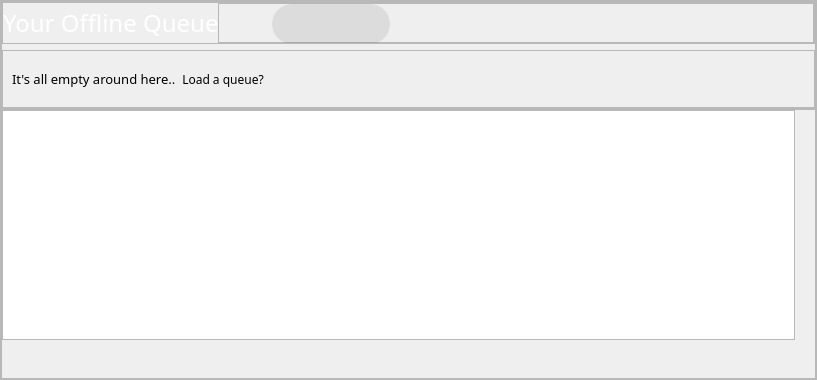
                <widget class="QFrame" name="frame_6">
                 <property name="minimumSize">
                  <size>
                   <width>0</width>
                   <height>350</height>
                  </size>
                 </property>
                 <property name="maximumSize">
                  <size>
                   <width>16777215</width>
                   <height>380</height>
                  </size>
                 </property>
                 <property name="frameShape">
                  <enum>QFrame::StyledPanel</enum>
                 </property>
                 <property name="frameShadow">
                  <enum>QFrame::Raised</enum>
                 </property>
                 <layout class="QGridLayout" name="gridLayout_10" rowstretch="0,0">
                  <property name="leftMargin">
                   <number>0</number>
                  </property>
                  <property name="topMargin">
                   <number>0</number>
                  </property>
                  <property name="rightMargin">
                   <number>0</number>
                  </property>
                  <property name="bottomMargin">
                   <number>0</number>
                  </property>
                  <property name="spacing">
                   <number>0</number>
                  </property>
                  <item row="1" column="0">
                   <widget class="QFrame" name="frame_8">
                    <property name="frameShape">
                     <enum>QFrame::StyledPanel</enum>
                    </property>
                    <property name="frameShadow">
                     <enum>QFrame::Raised</enum>
                    </property>
                    <layout class="QGridLayout" name="gridLayout_8">
                     <property name="leftMargin">
                      <number>0</number>
                     </property>
                     <property name="topMargin">
                      <number>0</number>
                     </property>
                     <property name="rightMargin">
                      <number>0</number>
                     </property>
                     <property name="bottomMargin">
                      <number>0</number>
                     </property>
                     <property name="horizontalSpacing">
                      <number>0</number>
                     </property>
                     <item row="0" column="0">
                      <widget class="QListWidget" name="queueWidget">
                       <property name="minimumSize">
                        <size>
                         <width>0</width>
                         <height>230</height>
                        </size>
                       </property>
                       <property name="maximumSize">
                        <size>
                         <width>16777215</width>
                         <height>230</height>
                        </size>
                       </property>
                       <property name="styleSheet">
                        <string notr="true">    QListWidget::item {
        selection-background-color: transparent; /* No background on selection */
        selection-color: transparent;            /* No text color change on selection */
        outline: none;              
	border:none;             /* Remove white selection border */
    }

    QListWidget::item:hover {
        background-color: transparent;           /* No hover effect */                     
        outline: none;              
	border:none; /* Keep the same text color */
    }

    QListWidget::item:selected {
        background-color: transparent;           /* No background on selection */
             /* No selection border */
        outline: none;              
	border:none;
    }</string>
                       </property>
                       <property name="verticalScrollBarPolicy">
                        <enum>Qt::ScrollBarAlwaysOff</enum>
                       </property>
                       <property name="horizontalScrollBarPolicy">
                        <enum>Qt::ScrollBarAsNeeded</enum>
                       </property>
                       <property name="selectionMode">
                        <enum>QAbstractItemView::SingleSelection</enum>
                       </property>
                       <property name="textElideMode">
                        <enum>Qt::ElideLeft</enum>
                       </property>
                       <property name="verticalScrollMode">
                        <enum>QAbstractItemView::ScrollPerPixel</enum>
                       </property>
                       <property name="horizontalScrollMode">
                        <enum>QAbstractItemView::ScrollPerPixel</enum>
                       </property>
                       <property name="movement">
                        <enum>QListView::Static</enum>
                       </property>
                       <property name="flow">
                        <enum>QListView::LeftToRight</enum>
                       </property>
                       <property name="isWrapping" stdset="0">
                        <bool>false</bool>
                       </property>
                       <property name="resizeMode">
                        <enum>QListView::Fixed</enum>
                       </property>
                       <property name="layoutMode">
                        <enum>QListView::SinglePass</enum>
                       </property>
                       <property name="spacing">
                        <number>8</number>
                       </property>
                       <property name="viewMode">
                        <enum>QListView::ListMode</enum>
                       </property>
                       <property name="uniformItemSizes">
                        <bool>true</bool>
                       </property>
                       <property name="selectionRectVisible">
                        <bool>false</bool>
                       </property>
                      </widget>
                     </item>
                     <item row="1" column="0">
                      <spacer name="verticalSpacer_4">
                       <property name="orientation">
                        <enum>Qt::Vertical</enum>
                       </property>
                       <property name="sizeHint" stdset="0">
                        <size>
                         <width>20</width>
                         <height>40</height>
                        </size>
                       </property>
                      </spacer>
                     </item>
                     <item row="1" column="1">
                      <spacer name="verticalSpacer_5">
                       <property name="orientation">
                        <enum>Qt::Vertical</enum>
                       </property>
                       <property name="sizeHint" stdset="0">
                        <size>
                         <width>20</width>
                         <height>40</height>
                        </size>
                       </property>
                      </spacer>
                     </item>
                    </layout>
                   </widget>
                  </item>
                  <item row="0" column="0">
                   <widget class="QFrame" name="frame_7">
                    <property name="frameShape">
                     <enum>QFrame::StyledPanel</enum>
                    </property>
                    <property name="frameShadow">
                     <enum>QFrame::Raised</enum>
                    </property>
                    <layout class="QGridLayout" name="gridLayout_7">
                     <property name="leftMargin">
                      <number>0</number>
                     </property>
                     <property name="topMargin">
                      <number>0</number>
                     </property>
                     <property name="rightMargin">
                      <number>0</number>
                     </property>
                     <property name="bottomMargin">
                      <number>0</number>
                     </property>
                     <property name="horizontalSpacing">
                      <number>0</number>
                     </property>
                     <item row="0" column="0">
                      <widget class="QFrame" name="frame">
                       <property name="minimumSize">
                        <size>
                         <width>0</width>
                         <height>38</height>
                        </size>
                       </property>
                       <property name="frameShape">
                        <enum>QFrame::StyledPanel</enum>
                       </property>
                       <property name="frameShadow">
                        <enum>QFrame::Raised</enum>
                       </property>
                       <layout class="QHBoxLayout" name="horizontalLayout_10">
                        <property name="spacing">
                         <number>0</number>
                        </property>
                        <property name="leftMargin">
                         <number>0</number>
                        </property>
                        <property name="topMargin">
                         <number>0</number>
                        </property>
                        <property name="rightMargin">
                         <number>0</number>
                        </property>
                        <property name="bottomMargin">
                         <number>0</number>
                        </property>
                        <item>
                         <widget class="QLabel" name="label_8">
                          <property name="minimumSize">
                           <size>
                            <width>215</width>
                            <height>0</height>
                           </size>
                          </property>
                          <property name="maximumSize">
                           <size>
                            <width>215</width>
                            <height>16777215</height>
                           </size>
                          </property>
                          <property name="font">
                           <font>
                            <family>Inter 24pt SemiBold</family>
                            <pointsize>18</pointsize>
                           </font>
                          </property>
                          <property name="styleSheet">
                           <string notr="true">background-color:rgba(0,0,0,0); color:white;</string>
                          </property>
                          <property name="text">
                           <string>Your Offline Queue</string>
                          </property>
                         </widget>
                        </item>
                        <item>
                         <widget class="QFrame" name="frame_2">
                          <property name="frameShape">
                           <enum>QFrame::StyledPanel</enum>
                          </property>
                          <property name="frameShadow">
                           <enum>QFrame::Raised</enum>
                          </property>
                          <layout class="QHBoxLayout" name="horizontalLayout_11">
                           <property name="spacing">
                            <number>4</number>
                           </property>
                           <property name="topMargin">
                            <number>0</number>
                           </property>
                           <property name="rightMargin">
                            <number>0</number>
                           </property>
                           <property name="bottomMargin">
                            <number>0</number>
                           </property>
                           <item>
                            <widget class="QPushButton" name="playBtn_queue">
                             <property name="minimumSize">
                              <size>
                               <width>40</width>
                               <height>38</height>
                              </size>
                             </property>
                             <property name="maximumSize">
                              <size>
                               <width>40</width>
                               <height>38</height>
                              </size>
                             </property>
                             <property name="styleSheet">
                              <string notr="true">QPushButton {
background-color:rgba(0,0,0,0); 
color:white;
border-radius:19px;
padding:0px;
}

QPushButton:hover {
background-color:rgba(255, 255, 255,30); 
color:white;
border-radius:19px;
padding:0px;
}

QPushButton:pressed {
background-color:rgba(255, 255, 255,50); 
color:white;
border-radius:19px;
padding:0px;
}</string>
                             </property>
                             <property name="text">
                              <string/>
                             </property>
                             <property name="icon">
                              <iconset>
                               <normaloff>../../resources/icons/icon_play.png</normaloff>../../resources/icons/icon_play.png</iconset>
                             </property>
                             <property name="iconSize">
                              <size>
                               <width>42</width>
                               <height>42</height>
                              </size>
                             </property>
                            </widget>
                           </item>
                           <item>
                            <widget class="QFrame" name="frame_3">
                             <property name="minimumSize">
                              <size>
                               <width>118</width>
                               <height>40</height>
                              </size>
                             </property>
                             <property name="maximumSize">
                              <size>
                               <width>118</width>
                               <height>40</height>
                              </size>
                             </property>
                             <property name="styleSheet">
                              <string notr="true">background-color:rgba(0,0,0,20); border-radius:20;</string>
                             </property>
                             <property name="frameShape">
                              <enum>QFrame::StyledPanel</enum>
                             </property>
                             <property name="frameShadow">
                              <enum>QFrame::Raised</enum>
                             </property>
                             <layout class="QGridLayout" name="gridLayout_9">
                              <property name="leftMargin">
                               <number>0</number>
                              </property>
                              <property name="topMargin">
                               <number>0</number>
                              </property>
                              <property name="rightMargin">
                               <number>0</number>
                              </property>
                              <property name="bottomMargin">
                               <number>0</number>
                              </property>
                              <property name="spacing">
                               <number>0</number>
                              </property>
                              <item row="0" column="0">
                               <widget class="QPushButton" name="newQueue">
                                <property name="minimumSize">
                                 <size>
                                  <width>32</width>
                                  <height>30</height>
                                 </size>
                                </property>
                                <property name="maximumSize">
                                 <size>
                                  <width>32</width>
                                  <height>30</height>
                                 </size>
                                </property>
                                <property name="styleSheet">
                                 <string notr="true">QPushButton {
background-color:rgba(0,0,0,0); 
color:white;
border-radius:15px;
padding:0px;
}

QPushButton:hover {
background-color:rgba(255, 255, 255,30); 
color:white;
border-radius:15px;
padding:0px;
}

QPushButton:pressed {
background-color:rgba(255, 255, 255,50); 
color:white;
border-radius:15px;
padding:0px;
}</string>
                                </property>
                                <property name="text">
                                 <string/>
                                </property>
                                <property name="icon">
                                 <iconset>
                                  <normaloff>../../resources/icons/icon_newQueue.png</normaloff>../../resources/icons/icon_newQueue.png</iconset>
                                </property>
                                <property name="iconSize">
                                 <size>
                                  <width>28</width>
                                  <height>28</height>
                                 </size>
                                </property>
                               </widget>
                              </item>
                              <item row="0" column="1">
                               <widget class="QPushButton" name="addToQueue">
                                <property name="minimumSize">
                                 <size>
                                  <width>32</width>
                                  <height>30</height>
                                 </size>
                                </property>
                                <property name="maximumSize">
                                 <size>
                                  <width>32</width>
                                  <height>30</height>
                                 </size>
                                </property>
                                <property name="styleSheet">
                                 <string notr="true">QPushButton {
background-color:rgba(0,0,0,0); 
color:white;
border-radius:15px;
padding:0px;
}

QPushButton:hover {
background-color:rgba(255, 255, 255,30); 
color:white;
border-radius:15px;
padding:0px;
}

QPushButton:pressed {
background-color:rgba(255, 255, 255,50); 
color:white;
border-radius:15px;
padding:0px;
}</string>
                                </property>
                                <property name="text">
                                 <string/>
                                </property>
                                <property name="icon">
                                 <iconset>
                                  <normaloff>../../resources/icons/icon_addToQueue.png</normaloff>../../resources/icons/icon_addToQueue.png</iconset>
                                </property>
                                <property name="iconSize">
                                 <size>
                                  <width>28</width>
                                  <height>28</height>
                                 </size>
                                </property>
                               </widget>
                              </item>
                              <item row="0" column="2">
                               <widget class="QPushButton" name="removeFromQueue">
                                <property name="minimumSize">
                                 <size>
                                  <width>32</width>
                                  <height>30</height>
                                 </size>
                                </property>
                                <property name="maximumSize">
                                 <size>
                                  <width>32</width>
                                  <height>30</height>
                                 </size>
                                </property>
                                <property name="styleSheet">
                                 <string notr="true">QPushButton {
background-color:rgba(0,0,0,0); 
color:white;
border-radius:15px;
padding:0px;
}

QPushButton:hover {
background-color:rgba(255, 255, 255,30); 
color:white;
border-radius:15px;
padding:0px;
}

QPushButton:pressed {
background-color:rgba(255, 255, 255,50); 
color:white;
border-radius:15px;
padding:0px;
}</string>
                                </property>
                                <property name="text">
                                 <string/>
                                </property>
                                <property name="icon">
                                 <iconset>
                                  <normaloff>../../resources/icons/icon_removeFromQueue.png</normaloff>../../resources/icons/icon_removeFromQueue.png</iconset>
                                </property>
                                <property name="iconSize">
                                 <size>
                                  <width>28</width>
                                  <height>28</height>
                                 </size>
                                </property>
                               </widget>
                              </item>
                             </layout>
                            </widget>
                           </item>
                           <item>
                            <spacer name="horizontalSpacer_6">
                             <property name="orientation">
                              <enum>Qt::Horizontal</enum>
                             </property>
                             <property name="sizeHint" stdset="0">
                              <size>
                               <width>423</width>
                               <height>20</height>
                              </size>
                             </property>
                            </spacer>
                           </item>
                          </layout>
                         </widget>
                        </item>
                       </layout>
                      </widget>
                     </item>
                     <item row="2" column="0">
                      <widget class="QFrame" name="frame_14">
                       <property name="frameShape">
                        <enum>QFrame::StyledPanel</enum>
                       </property>
                       <property name="frameShadow">
                        <enum>QFrame::Raised</enum>
                       </property>
                       <layout class="QGridLayout" name="gridLayout_17">
                        <item row="0" column="0">
                         <widget class="QLabel" name="label_9">
                          <property name="maximumSize">
                           <size>
                            <width>180</width>
                            <height>16777215</height>
                           </size>
                          </property>
                          <property name="font">
                           <font>
                            <family>Inter 18pt Light</family>
                            <pointsize>10</pointsize>
                           </font>
                          </property>
                          <property name="text">
                           <string>It's all empty around here..</string>
                          </property>
                         </widget>
                        </item>
                        <item row="0" column="1">
                         <widget class="QPushButton" name="loadQueue">
                          <property name="minimumSize">
                           <size>
                            <width>38</width>
                            <height>38</height>
                           </size>
                          </property>
                          <property name="maximumSize">
                           <size>
                            <width>100</width>
                            <height>16777215</height>
                           </size>
                          </property>
                          <property name="font">
                           <font>
                            <family>Inter 18pt SemiBold</family>
                            <pointsize>9</pointsize>
                           </font>
                          </property>
                          <property name="styleSheet">
                           <string notr="true">QPushButton {
border-radius:8px;
background-color:rgba(0,0,0,0);
border:none;

}
QPushButton::hover {
border-radius:8px;
color:rgb(200, 200, 200);
border:none;
}

QPushButton::pressed {
border-radius:8px;
color:rgb(149, 149, 149);
border:none;
}
</string>
                          </property>
                          <property name="text">
                           <string>Load a queue?</string>
                          </property>
                          <property name="iconSize">
                           <size>
                            <width>34</width>
                            <height>34</height>
                           </size>
                          </property>
                         </widget>
                        </item>
                        <item row="0" column="2">
                         <spacer name="horizontalSpacer_3">
                          <property name="orientation">
                           <enum>Qt::Horizontal</enum>
                          </property>
                          <property name="sizeHint" stdset="0">
                           <size>
                            <width>40</width>
                            <height>20</height>
                           </size>
                          </property>
                         </spacer>
                        </item>
                       </layout>
                      </widget>
                     </item>
                    </layout>
                   </widget>
                  </item>
                 </layout>
                </widget>
